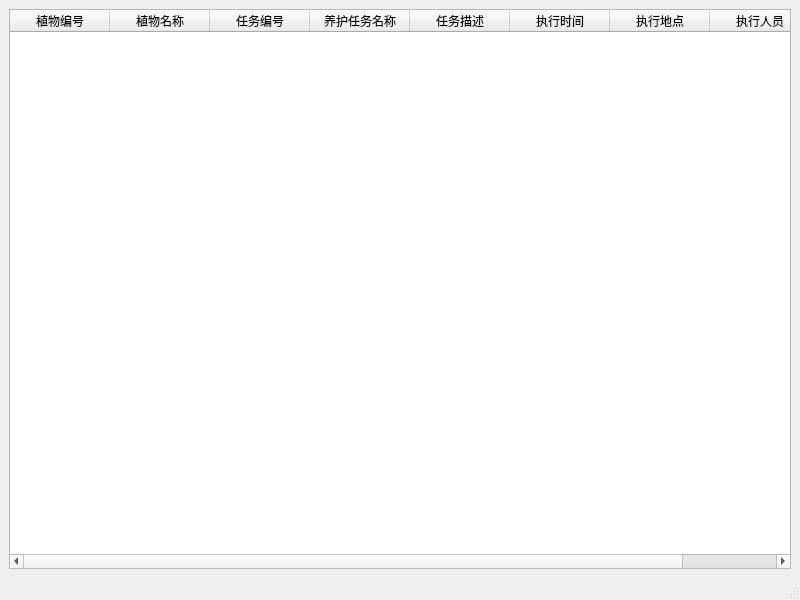
<?xml version="1.0" encoding="UTF-8"?>
<ui version="4.0">
 <class>MainWindow</class>
 <widget class="QMainWindow" name="MainWindow">
  <property name="geometry">
   <rect>
    <x>0</x>
    <y>0</y>
    <width>800</width>
    <height>600</height>
   </rect>
  </property>
  <property name="windowTitle">
   <string>养护任务详细信息</string>
  </property>
  <widget class="QWidget" name="centralwidget">
   <layout class="QHBoxLayout" name="horizontalLayout">
    <item>
     <widget class="QTableWidget" name="tableWidget">
      <column>
       <property name="text">
        <string>植物编号</string>
       </property>
      </column>
      <column>
       <property name="text">
        <string>植物名称</string>
       </property>
      </column>
      <column>
       <property name="text">
        <string>任务编号</string>
       </property>
      </column>
      <column>
       <property name="text">
        <string>养护任务名称</string>
       </property>
      </column>
      <column>
       <property name="text">
        <string>任务描述</string>
       </property>
      </column>
      <column>
       <property name="text">
        <string>执行时间</string>
       </property>
      </column>
      <column>
       <property name="text">
        <string>执行地点</string>
       </property>
      </column>
      <column>
       <property name="text">
        <string>执行人员</string>
       </property>
      </column>
     </widget>
    </item>
   </layout>
  </widget>
  <widget class="QStatusBar" name="statusbar"/>
 </widget>
 <resources/>
 <connections/>
</ui>
